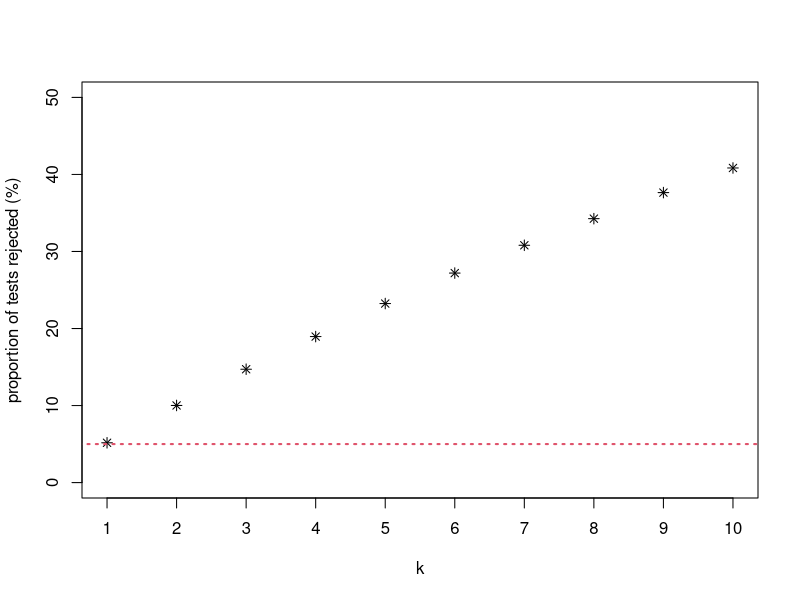

Write the R code that produced this figure.
## ---- chunk 1
### Setting up the packages, options we'll need:
library(knitr)
knitr::opts_chunk$set(echo = FALSE)
## ---- chunk 2
### -----------------------------------------------------------
## The function below generates a single random dataset with data for each 
## patient i=1,2,...,200, (n = 200 independent patients). The data for each 
## patient consist of an outcome Yi(drawn from a standard normal distribution) 
## and a independent covariate Xi1, Xi2, ..., Xi10 each drawn from a Bernoulli
## distribution with success probability 0.5. 

## All patients are split into two subgroups based on whether their X value is 
## <= or > than this cutpoint, and the p-value from a t-test comparing the mean
## outcome in these two subgroups is computed. The smallest p-value found across
## all cutpoints considered is then returned. 

onerun = function(){
  
  # generate data: x~Ber(0,1), y=norm(0,1), x and y independent
  x = replicate(10, rbinom(200, 1, 0.5))
  y = rnorm(200)

  # set cut points: x=0, x=1
  outpvals = NULL
  c = 0.5
  
  # perform t-test and calculate p-values for each cutpoint considered
  for(i in 1:10){
    y_x0 = y[x[,i]<=c]
    y_x1 = y[x[,i]>c]
    
    teststat = abs((mean(y_x0)-mean(y_x1))/
                        sqrt(var(y_x0)/length(y_x0)+var(y_x1)/length(y_x1)))
    outpvals[i] = 2*pnorm(teststat,lower.tail=FALSE)
    
  }
  
  # output all sk < 0.05 
  sk = NULL   #result TRUE or FALSE
  for(k in 1:10){
           sk[k] = any(outpvals[1:k] <0.05)
  }
  return(sk)
  
}
  
## run simulation with m=50000, n=200 
## compuate the proportion qk of times that sk < 0.05
## set seed for reproducibility

set.seed(505)
qk = rowSums(replicate(50000,onerun()))/50000
## ---- chunk 3

## The code below produces a plot of estimated rejection proportion versus
## the number of cutpoints considered from simulation output.

plot(qk~seq(1:10),ylim=c(0,.5), ylab="proportion of tests rejected (%)",
     xlab="k",xaxt='n',yaxt='n',pch=8)
axis(1,at=seq(1,10,by=1),labels=seq(1,10,by=1))
axis(2,at=seq(0,0.5,by=0.1),labels=seq(0,50,by=10))
lines(c(0,20),rep(0.05,2),col=2,lty=3,lwd=2)
### -----------------------------------------------------------
